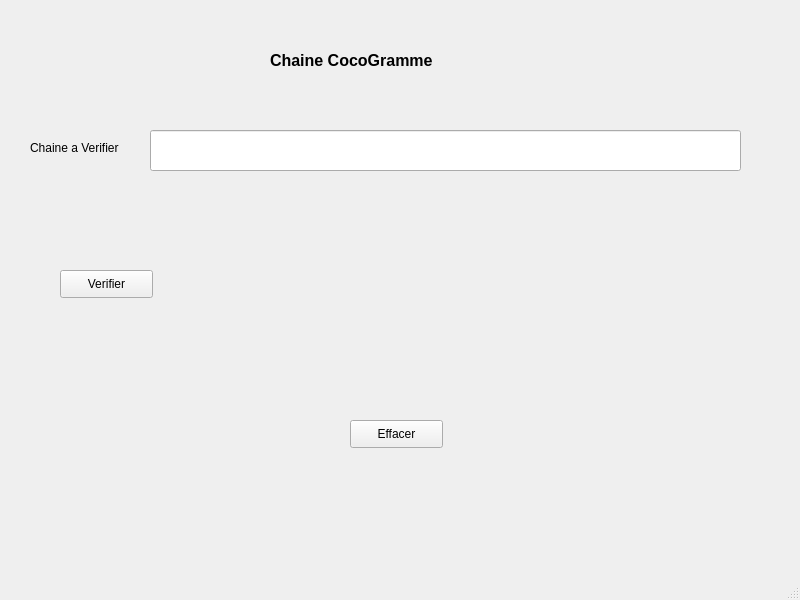
<?xml version="1.0" encoding="UTF-8"?>
<ui version="4.0">
 <class>MainWindow</class>
 <widget class="QMainWindow" name="MainWindow">
  <property name="geometry">
   <rect>
    <x>0</x>
    <y>0</y>
    <width>800</width>
    <height>600</height>
   </rect>
  </property>
  <property name="windowTitle">
   <string>MainWindow</string>
  </property>
  <widget class="QWidget" name="centralwidget">
   <widget class="QLabel" name="label">
    <property name="geometry">
     <rect>
      <x>270</x>
      <y>30</y>
      <width>251</width>
      <height>61</height>
     </rect>
    </property>
    <property name="text">
     <string>&lt;html&gt;&lt;head/&gt;&lt;body&gt;&lt;p&gt;&lt;span style=&quot; font-size:12pt; font-weight:600;&quot;&gt;Chaine CocoGramme&lt;/span&gt;&lt;/p&gt;&lt;/body&gt;&lt;/html&gt;</string>
    </property>
   </widget>
   <widget class="QLineEdit" name="a">
    <property name="geometry">
     <rect>
      <x>150</x>
      <y>130</y>
      <width>591</width>
      <height>41</height>
     </rect>
    </property>
   </widget>
   <widget class="QPushButton" name="b">
    <property name="geometry">
     <rect>
      <x>60</x>
      <y>270</y>
      <width>93</width>
      <height>28</height>
     </rect>
    </property>
    <property name="text">
     <string>Verifier</string>
    </property>
   </widget>
   <widget class="QLabel" name="label_2">
    <property name="geometry">
     <rect>
      <x>30</x>
      <y>140</y>
      <width>111</width>
      <height>16</height>
     </rect>
    </property>
    <property name="text">
     <string>Chaine a Verifier</string>
    </property>
   </widget>
   <widget class="QPushButton" name="d">
    <property name="geometry">
     <rect>
      <x>350</x>
      <y>420</y>
      <width>93</width>
      <height>28</height>
     </rect>
    </property>
    <property name="text">
     <string>Effacer</string>
    </property>
   </widget>
   <widget class="QLabel" name="c">
    <property name="geometry">
     <rect>
      <x>170</x>
      <y>230</y>
      <width>451</width>
      <height>111</height>
     </rect>
    </property>
    <property name="text">
     <string/>
    </property>
   </widget>
  </widget>
  <widget class="QMenuBar" name="menubar">
   <property name="geometry">
    <rect>
     <x>0</x>
     <y>0</y>
     <width>800</width>
     <height>26</height>
    </rect>
   </property>
  </widget>
  <widget class="QStatusBar" name="statusbar"/>
 </widget>
 <resources/>
 <connections/>
</ui>
